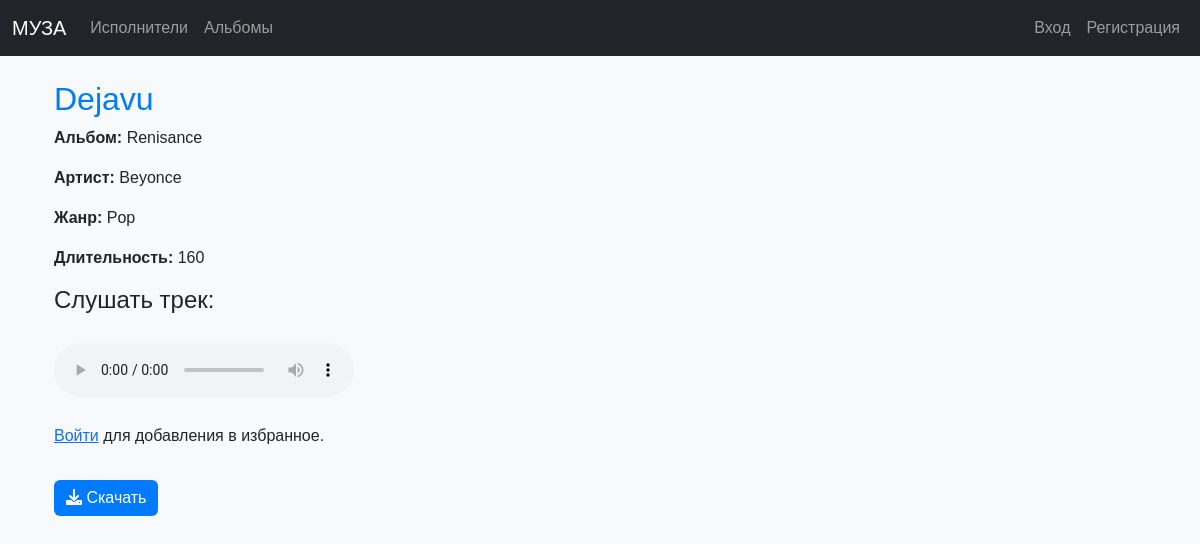
Screenshot of /track/2/ with the database file from the repository.
### music/models.py (models this page shows, shortened)
class Track(models.Model):
    album = models.ForeignKey(
        Album,
        on_delete=models.CASCADE,
        related_name='tracks',
        verbose_name="Альбом"
    )
    title = models.CharField(max_length=255, verbose_name="Название")
    genre = models.CharField(max_length=50, verbose_name="Жанр")
    duration = models.IntegerField(help_text="Длительность в секундах", verbose_name="Длительность")
    audio_file = models.FileField(upload_to='tracks/', null=True, blank=True, verbose_name="Аудиофайл")
    class Meta:
        verbose_name = "Трек"
        verbose_name_plural = "Треки"
        ordering = ['title']

class BaseModel(models.Model):
    name = models.CharField(max_length=255, verbose_name="Название")
    description = models.TextField(verbose_name="Описание", null=True, blank=True)
    image = models.ImageField(upload_to='images/', null=True, blank=True, verbose_name="Изображение")
    class Meta:
        abstract = True

class Album(BaseModel):
    artist = models.ForeignKey(
        Artist,
        on_delete=models.CASCADE,
        related_name='albums',
        verbose_name="Артист"
    )
    release_year = models.IntegerField(verbose_name="Год выпуска")
    class Meta:
        verbose_name = "Альбом"
        verbose_name_plural = "Альбомы"
        ordering = ['release_year', 'name']

class Artist(BaseModel):
    type = models.CharField(
        max_length=50,
        choices=[('Band', 'Группа'), ('Solo', 'Соло')],
        verbose_name="Тип"
    )
    class Meta:
        verbose_name = "Артист"
        verbose_name_plural = "Артисты"
        ordering = ['name']

### music/views.py (the view)
# urls.py: path('track/<int:track_id>/', views.track_detail, name='track_detail'),
def track_detail(request, track_id):
    track = get_object_or_404(Track, pk=track_id)
    track.is_liked_by_user = False
    if request.user.is_authenticated:
        track.is_liked_by_user = TrackLike.objects.filter(user=request.user, track=track).exists()
    return render(request, 'music/track_detail.html', {'track': track})

### music/templates/music/track_detail.html (shortened to what this page needs)
{% extends "music/base.html" %}
{% block content %}
<div class="container">
    <h2>{{ track.title }}</h2>
    <p><strong>Альбом:</strong> {{ track.album.name }}</p>
    <p><strong>Артист:</strong> {{ track.album.artist.name }}</p>
    <p><strong>Жанр:</strong> {{ track.genre }}</p>
    <p><strong>Длительность:</strong> {{ track.duration }}</p>
    {% if track.audio_file %}
        <h4>Слушать трек:</h4>
        <audio controls class="audio-player">
            <source src="{{ track.audio_file.url }}" type="audio/mpeg">
        </audio>
    {% else %}
        <p><em>Аудио-файл недоступен для этого трека.</em></p>
    {% endif %}
    {% if user.is_authenticated %}
        {% if track.is_liked_by_user %}
            <form method="POST" action="{% url 'like_track' track.id %}">
                {% csrf_token %}
                <button type="submit" class="btn btn-danger">
                    <i class="fa-solid fa-thumbs-up"></i>
                </button>
            </form>
        {% else %}
            <form method="POST" action="{% url 'like_track' track.id %}">
                {% csrf_token %}
                <button type="submit" class="btn btn-outline-danger">
                    <i class="fa-solid fa-thumbs-up"></i>
                </button>
            </form>
        {% endif %}
    {% else %}
        <p><a href="{% url 'login_user' %}">Войти</a> для добавления в избранное.</p>
    {% endif %}
    <a href="{% url 'download_track' track.id %}" class="btn btn-primary mt-3">
        <i class="fa-solid fa-download"></i> Скачать
    </a>
</div>
{% endblock %}

### music/static/css/style.css (style rules this page uses)
body { font-family: 'Arial', sans-serif; background-color: #f8f9fa; }
h2 { color: #007bff; }
.btn-primary { background-color: #007bff; border: none; }
.audio-player { margin-top: 20px; margin-bottom: 20px; }

### rows the page displays
Track: title "Dejavu", album.name "Renisance", album.artist.name "Beyonce", genre "Pop", duration "160"
